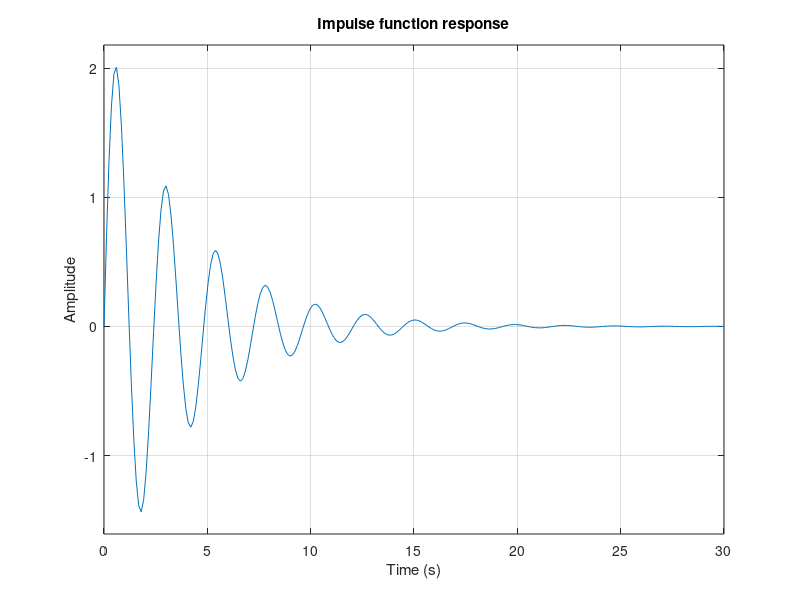

Source code (MATLAB):
k = 0.5;

G1 = tf([3*k, k], [1,0]);
D = tf(2, 1);

G2 = tf(2, [1, 0.8, 1]);

B1 = G1 * D;

sys = feedback(B1 * G2, 1)

set(gcf,'color','w');

subplot(2, 1, 1)
step(sys)
xlabel("Time (s)")
ylabel("Amplitude")
title("Step function response")

subplot(2, 1, 2)
impulse(sys)
xlabel("Time (s)")
ylabel("Amplitude")
title("Impulse function response")
